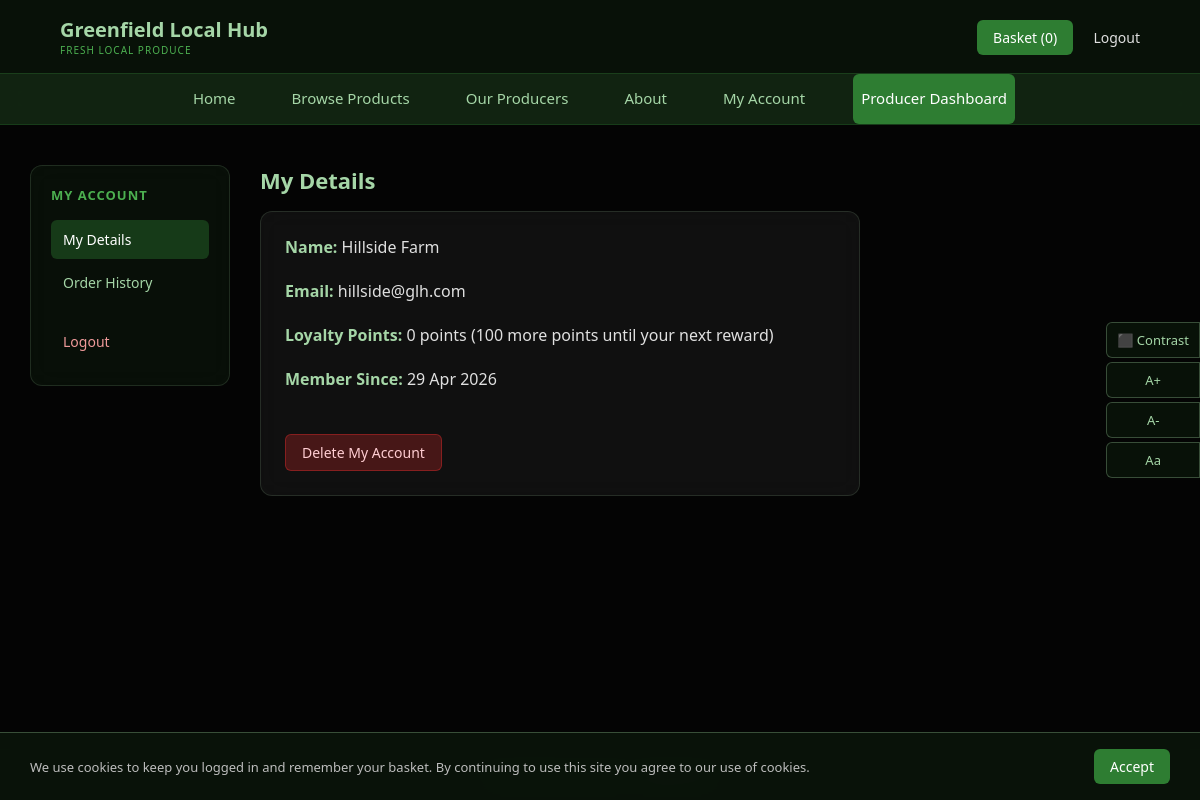
Page /account (signed in) on the committed database.
### main.py (models this page shows)
class User(db.Model, UserMixin):
    id = db.Column(db.Integer, primary_key=True)
    name = db.Column(db.String(100), nullable=False)
    email = db.Column(db.String(150), unique=True, nullable=False)
    password = db.Column(db.String(200), nullable=False)
    role = db.Column(db.String(20), nullable=False, default='customer')
    loyalty_points = db.Column(db.Integer, default=0)
    created_at = db.Column(db.DateTime, default=datetime.utcnow)
    security_question = db.Column(db.String(200), nullable=True)
    security_answer = db.Column(db.String(200), nullable=True)

### main.py (the view)
@app.route('/account')
@login_required
def account():
    orders = Order.query.filter_by(user_id=current_user.id).order_by(Order.date.desc()).all()
    return render_template('account.html', orders=orders)

### main.py (called while the page is built)
@login_manager.user_loader
def load_user(user_id):
    return User.query.get(int(user_id))

### templates/account.html (shortened to what this page needs)
{% extends 'base.html' %}
{% block content %}
<div class="dashboard-layout">
    <aside class="dashboard-sidebar">
        <h3>My Account</h3>
        <nav>
            <a href="#" class="sidebar-link active" onclick="showTab('details')">My Details</a>
            <a href="#" class="sidebar-link" onclick="showTab('orders')">Order History</a>
            <a href="{{ url_for('logout') }}" class="sidebar-link danger">Logout</a>
        </nav>
    </aside>
    <div class="dashboard-main">
        <section id="details" class="tab-section">
            <h2>My Details</h2>
            <div class="dashboard-form">
                <p style="color:#A5D6A7;"><strong>Name:</strong>
                    <span style="color:#e0e0e0;">{{ current_user.name }}</span>
                </p>
                <br>
                <p style="color:#A5D6A7;"><strong>Email:</strong>
                    <span style="color:#e0e0e0;">{{ current_user.email }}</span>
                </p>
                <br>
                <p style="color:#A5D6A7;"><strong>Loyalty Points:</strong>
                    <span style="color:#e0e0e0;">
                        {{ current_user.loyalty_points }} points
                        {% if current_user.loyalty_points >= 100 %}
                            (worth £{{ (current_user.loyalty_points // 100) * 5 }}.00 off your next order!)
                        {% else %}
                            ({{ 100 - current_user.loyalty_points }} more points until your next reward)
                        {% endif %}
                    </span>
                </p>
                <br>
                <p style="color:#A5D6A7;"><strong>Member Since:</strong>
                    <span style="color:#e0e0e0;">{{ current_user.created_at.strftime('%d %b %Y') }}</span>
                </p>
                <br>
                <br>
                <form method="POST" action="{{ url_for('delete_account') }}" onsubmit="return confirm('Are you sure? This will permanently delete your account and all your data.')">
                    <button type="submit" class="btn-danger">Delete My Account</button>
                </form>
            </div>
        </section>
    </div>
</div>
{% endblock %}

### static/style.css (style rules this page uses)
* { margin: 0; padding: 0; box-sizing: border-box; font-family: Aptos, 'Segoe UI', sans-serif; }
body { background-color: #0a0a0a; background-image: url('/static/bg.jpg'); background-size: cover; background-position: center; background-attachment: fixed; color: #e0e0e0; min-height: 100vh; display: flex; flex-direction: column; }
body::before { content: ''; position: fixed; top: 0; left: 0; width: 100%; height: 100%; background: rgba(0, 0, 0, 0.55); z-index: 0; }
a { text-decoration: none; color: inherit; }
.btn-danger { background-color: rgba(198, 40, 40, 0.3); color: #FFCDD2 !important; padding: 8px 16px; border-radius: 6px; border: 1px solid rgba(198, 40, 40, 0.5); cursor: pointer; font-size: 14px; }
.dashboard-layout { display: grid; grid-template-columns: 200px 1fr; gap: 30px; }
.dashboard-sidebar { background: rgba(10, 20, 10, 0.7); backdrop-filter: blur(12px); border: 1px solid rgba(165, 214, 167, 0.15); border-radius: 12px; padding: 20px; height: fit-content; }
.dashboard-sidebar h3 { color: #4CAF50; font-size: 13px; text-transform: uppercase; letter-spacing: 1px; margin-bottom: 16px; }
.sidebar-link { display: block; color: #A5D6A7; padding: 10px 12px; border-radius: 6px; font-size: 14px; margin-bottom: 4px; transition: background-color 0.2s; }
.sidebar-link:hover, .sidebar-link.active { background-color: rgba(46, 125, 50, 0.4); color: #ffffff; }
.sidebar-link.danger { color: #EF9A9A; margin-top: 20px; }
.dashboard-main h2 { color: #A5D6A7; font-size: 22px; margin-bottom: 16px; }
.dashboard-form { background: rgba(255, 255, 255, 0.05); backdrop-filter: blur(12px); border: 1px solid rgba(165, 214, 167, 0.15); padding: 24px; border-radius: 12px; max-width: 600px; }

### rows in the picture
User: name "Hillside Farm", email "hillside@glh.com", loyalty_points "0", 100-current_user.loyalty_points "100", created_at "29 Apr 2026"

### other values in the picture
{{ session.get('basket', [])|length }} "0"
